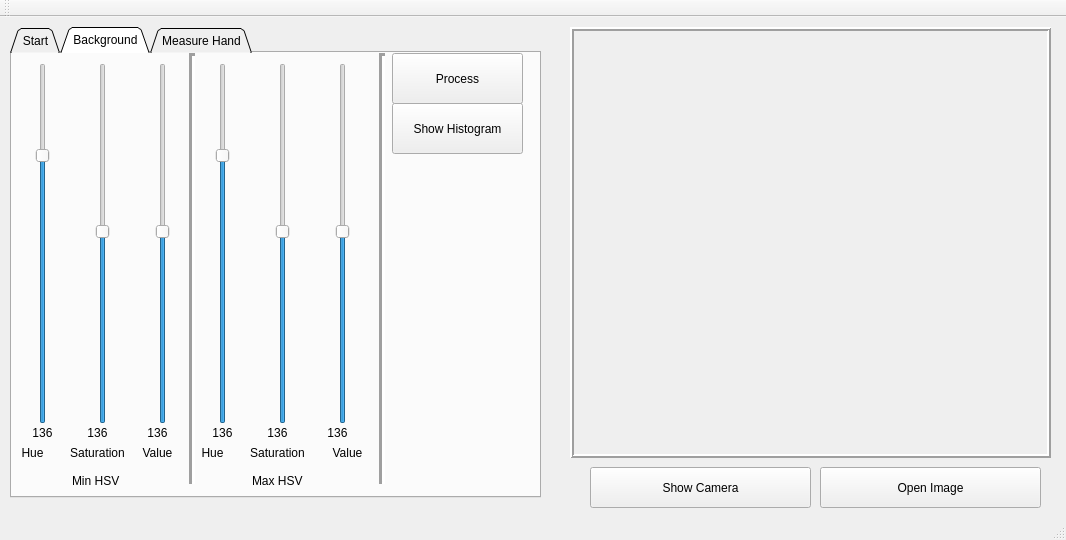
<?xml version="1.0" encoding="UTF-8"?>
<ui version="4.0">
 <class>MainWindow</class>
 <widget class="QMainWindow" name="MainWindow">
  <property name="geometry">
   <rect>
    <x>0</x>
    <y>0</y>
    <width>1066</width>
    <height>540</height>
   </rect>
  </property>
  <property name="windowTitle">
   <string>MainWindow</string>
  </property>
  <widget class="QWidget" name="centralWidget">
   <widget class="QLabel" name="label">
    <property name="geometry">
     <rect>
      <x>570</x>
      <y>10</y>
      <width>481</width>
      <height>431</height>
     </rect>
    </property>
    <property name="frameShape">
     <enum>QFrame::Box</enum>
    </property>
    <property name="frameShadow">
     <enum>QFrame::Raised</enum>
    </property>
    <property name="lineWidth">
     <number>2</number>
    </property>
    <property name="text">
     <string/>
    </property>
   </widget>
   <widget class="QPushButton" name="pushButton_Camera">
    <property name="geometry">
     <rect>
      <x>590</x>
      <y>450</y>
      <width>221</width>
      <height>41</height>
     </rect>
    </property>
    <property name="text">
     <string>Show Camera</string>
    </property>
   </widget>
   <widget class="QPushButton" name="pushButton_OpenImage">
    <property name="geometry">
     <rect>
      <x>820</x>
      <y>450</y>
      <width>221</width>
      <height>41</height>
     </rect>
    </property>
    <property name="text">
     <string>Open Image</string>
    </property>
   </widget>
   <widget class="QTabWidget" name="tabWidget">
    <property name="geometry">
     <rect>
      <x>10</x>
      <y>10</y>
      <width>531</width>
      <height>471</height>
     </rect>
    </property>
    <property name="tabShape">
     <enum>QTabWidget::Triangular</enum>
    </property>
    <property name="currentIndex">
     <number>1</number>
    </property>
    <widget class="QWidget" name="start">
     <attribute name="title">
      <string>Start</string>
     </attribute>
     <widget class="QLabel" name="label_2">
      <property name="geometry">
       <rect>
        <x>20</x>
        <y>20</y>
        <width>461</width>
        <height>151</height>
       </rect>
      </property>
      <property name="text">
       <string>&lt;html&gt;&lt;head/&gt;&lt;body&gt;&lt;p&gt;Welcome!&lt;br/&gt;&lt;/p&gt;&lt;p&gt;If this is your first time, click on the background tab and select your filter. Otherwise, you know what to do!&lt;/p&gt;&lt;/body&gt;&lt;/html&gt;</string>
      </property>
      <property name="textFormat">
       <enum>Qt::RichText</enum>
      </property>
      <property name="wordWrap">
       <bool>true</bool>
      </property>
     </widget>
    </widget>
    <widget class="QWidget" name="background">
     <attribute name="title">
      <string>Background</string>
     </attribute>
     <widget class="QLabel" name="label_Color5">
      <property name="geometry">
       <rect>
        <x>230</x>
        <y>390</y>
        <width>71</width>
        <height>21</height>
       </rect>
      </property>
      <property name="text">
       <string>&lt;html&gt;&lt;head/&gt;&lt;body&gt;&lt;p align=&quot;center&quot;&gt;Saturation&lt;/p&gt;&lt;/body&gt;&lt;/html&gt;</string>
      </property>
     </widget>
     <widget class="QLabel" name="label_MinValue">
      <property name="geometry">
       <rect>
        <x>120</x>
        <y>370</y>
        <width>51</width>
        <height>21</height>
       </rect>
      </property>
      <property name="text">
       <string>&lt;html&gt;&lt;head/&gt;&lt;body&gt;&lt;p align=&quot;center&quot;&gt;136&lt;/p&gt;&lt;/body&gt;&lt;/html&gt;</string>
      </property>
     </widget>
     <widget class="QLabel" name="label_MaxValue">
      <property name="geometry">
       <rect>
        <x>300</x>
        <y>370</y>
        <width>51</width>
        <height>21</height>
       </rect>
      </property>
      <property name="text">
       <string>&lt;html&gt;&lt;head/&gt;&lt;body&gt;&lt;p align=&quot;center&quot;&gt;136&lt;/p&gt;&lt;/body&gt;&lt;/html&gt;</string>
      </property>
     </widget>
     <widget class="QLabel" name="label_MinHue">
      <property name="geometry">
       <rect>
        <x>10</x>
        <y>370</y>
        <width>41</width>
        <height>21</height>
       </rect>
      </property>
      <property name="text">
       <string>&lt;html&gt;&lt;head/&gt;&lt;body&gt;&lt;p align=&quot;center&quot;&gt;136&lt;/p&gt;&lt;/body&gt;&lt;/html&gt;</string>
      </property>
     </widget>
     <widget class="QLabel" name="label_Color1">
      <property name="geometry">
       <rect>
        <x>0</x>
        <y>390</y>
        <width>41</width>
        <height>21</height>
       </rect>
      </property>
      <property name="text">
       <string>&lt;html&gt;&lt;head/&gt;&lt;body&gt;&lt;p align=&quot;center&quot;&gt;Hue&lt;/p&gt;&lt;/body&gt;&lt;/html&gt;</string>
      </property>
     </widget>
     <widget class="QLabel" name="label_MaxSat">
      <property name="geometry">
       <rect>
        <x>240</x>
        <y>370</y>
        <width>51</width>
        <height>21</height>
       </rect>
      </property>
      <property name="text">
       <string>&lt;html&gt;&lt;head/&gt;&lt;body&gt;&lt;p align=&quot;center&quot;&gt;136&lt;/p&gt;&lt;/body&gt;&lt;/html&gt;</string>
      </property>
     </widget>
     <widget class="QLabel" name="label_MinSat">
      <property name="geometry">
       <rect>
        <x>60</x>
        <y>370</y>
        <width>51</width>
        <height>21</height>
       </rect>
      </property>
      <property name="text">
       <string>&lt;html&gt;&lt;head/&gt;&lt;body&gt;&lt;p align=&quot;center&quot;&gt;136&lt;/p&gt;&lt;/body&gt;&lt;/html&gt;</string>
      </property>
     </widget>
     <widget class="QSlider" name="verticalSlider_MaxSat">
      <property name="geometry">
       <rect>
        <x>260</x>
        <y>10</y>
        <width>21</width>
        <height>361</height>
       </rect>
      </property>
      <property name="maximum">
       <number>255</number>
      </property>
      <property name="value">
       <number>136</number>
      </property>
      <property name="orientation">
       <enum>Qt::Vertical</enum>
      </property>
     </widget>
     <widget class="QLabel" name="label_Color6">
      <property name="geometry">
       <rect>
        <x>310</x>
        <y>390</y>
        <width>51</width>
        <height>21</height>
       </rect>
      </property>
      <property name="text">
       <string>&lt;html&gt;&lt;head/&gt;&lt;body&gt;&lt;p align=&quot;center&quot;&gt;Value&lt;/p&gt;&lt;/body&gt;&lt;/html&gt;</string>
      </property>
     </widget>
     <widget class="QLabel" name="label_Color2">
      <property name="geometry">
       <rect>
        <x>50</x>
        <y>390</y>
        <width>71</width>
        <height>21</height>
       </rect>
      </property>
      <property name="text">
       <string>&lt;html&gt;&lt;head/&gt;&lt;body&gt;&lt;p align=&quot;center&quot;&gt;Saturation&lt;/p&gt;&lt;/body&gt;&lt;/html&gt;</string>
      </property>
     </widget>
     <widget class="QSlider" name="verticalSlider_MaxValue">
      <property name="geometry">
       <rect>
        <x>320</x>
        <y>10</y>
        <width>21</width>
        <height>361</height>
       </rect>
      </property>
      <property name="maximum">
       <number>255</number>
      </property>
      <property name="value">
       <number>136</number>
      </property>
      <property name="orientation">
       <enum>Qt::Vertical</enum>
      </property>
     </widget>
     <widget class="QLabel" name="label_Max">
      <property name="geometry">
       <rect>
        <x>240</x>
        <y>420</y>
        <width>62</width>
        <height>16</height>
       </rect>
      </property>
      <property name="text">
       <string>Max HSV</string>
      </property>
     </widget>
     <widget class="QLabel" name="label_Color4">
      <property name="geometry">
       <rect>
        <x>180</x>
        <y>390</y>
        <width>41</width>
        <height>21</height>
       </rect>
      </property>
      <property name="text">
       <string>&lt;html&gt;&lt;head/&gt;&lt;body&gt;&lt;p align=&quot;center&quot;&gt;Hue&lt;/p&gt;&lt;/body&gt;&lt;/html&gt;</string>
      </property>
     </widget>
     <widget class="QSlider" name="verticalSlider_MinSat">
      <property name="geometry">
       <rect>
        <x>80</x>
        <y>10</y>
        <width>21</width>
        <height>361</height>
       </rect>
      </property>
      <property name="maximum">
       <number>255</number>
      </property>
      <property name="value">
       <number>136</number>
      </property>
      <property name="orientation">
       <enum>Qt::Vertical</enum>
      </property>
     </widget>
     <widget class="QLabel" name="label_Color3">
      <property name="geometry">
       <rect>
        <x>120</x>
        <y>390</y>
        <width>51</width>
        <height>21</height>
       </rect>
      </property>
      <property name="text">
       <string>&lt;html&gt;&lt;head/&gt;&lt;body&gt;&lt;p align=&quot;center&quot;&gt;Value&lt;/p&gt;&lt;/body&gt;&lt;/html&gt;</string>
      </property>
     </widget>
     <widget class="QSlider" name="verticalSlider_MinValue">
      <property name="geometry">
       <rect>
        <x>140</x>
        <y>10</y>
        <width>21</width>
        <height>361</height>
       </rect>
      </property>
      <property name="maximum">
       <number>255</number>
      </property>
      <property name="value">
       <number>136</number>
      </property>
      <property name="orientation">
       <enum>Qt::Vertical</enum>
      </property>
     </widget>
     <widget class="Line" name="line">
      <property name="geometry">
       <rect>
        <x>170</x>
        <y>0</y>
        <width>20</width>
        <height>431</height>
       </rect>
      </property>
      <property name="lineWidth">
       <number>3</number>
      </property>
      <property name="orientation">
       <enum>Qt::Vertical</enum>
      </property>
     </widget>
     <widget class="QSlider" name="verticalSlider_MinHue">
      <property name="geometry">
       <rect>
        <x>20</x>
        <y>10</y>
        <width>21</width>
        <height>361</height>
       </rect>
      </property>
      <property name="maximum">
       <number>180</number>
      </property>
      <property name="value">
       <number>136</number>
      </property>
      <property name="orientation">
       <enum>Qt::Vertical</enum>
      </property>
     </widget>
     <widget class="QLabel" name="label_MaxHue">
      <property name="geometry">
       <rect>
        <x>190</x>
        <y>370</y>
        <width>41</width>
        <height>21</height>
       </rect>
      </property>
      <property name="text">
       <string>&lt;html&gt;&lt;head/&gt;&lt;body&gt;&lt;p align=&quot;center&quot;&gt;136&lt;/p&gt;&lt;/body&gt;&lt;/html&gt;</string>
      </property>
     </widget>
     <widget class="QLabel" name="label_Min">
      <property name="geometry">
       <rect>
        <x>60</x>
        <y>420</y>
        <width>62</width>
        <height>16</height>
       </rect>
      </property>
      <property name="text">
       <string>Min HSV</string>
      </property>
     </widget>
     <widget class="QSlider" name="verticalSlider_MaxHue">
      <property name="geometry">
       <rect>
        <x>200</x>
        <y>10</y>
        <width>21</width>
        <height>361</height>
       </rect>
      </property>
      <property name="maximum">
       <number>180</number>
      </property>
      <property name="value">
       <number>136</number>
      </property>
      <property name="orientation">
       <enum>Qt::Vertical</enum>
      </property>
     </widget>
     <widget class="Line" name="line_3">
      <property name="geometry">
       <rect>
        <x>360</x>
        <y>0</y>
        <width>20</width>
        <height>431</height>
       </rect>
      </property>
      <property name="lineWidth">
       <number>3</number>
      </property>
      <property name="orientation">
       <enum>Qt::Vertical</enum>
      </property>
     </widget>
     <widget class="QPushButton" name="pushButton_Process">
      <property name="geometry">
       <rect>
        <x>380</x>
        <y>0</y>
        <width>131</width>
        <height>51</height>
       </rect>
      </property>
      <property name="text">
       <string>Process</string>
      </property>
     </widget>
     <widget class="QPushButton" name="pushButton_Histogram">
      <property name="geometry">
       <rect>
        <x>380</x>
        <y>50</y>
        <width>131</width>
        <height>51</height>
       </rect>
      </property>
      <property name="text">
       <string>Show Histogram</string>
      </property>
     </widget>
     <zorder>label_Color5</zorder>
     <zorder>label_MinValue</zorder>
     <zorder>label_MaxValue</zorder>
     <zorder>label_MinHue</zorder>
     <zorder>label_Color1</zorder>
     <zorder>label_MaxSat</zorder>
     <zorder>label_MinSat</zorder>
     <zorder>verticalSlider_MaxSat</zorder>
     <zorder>label_Color6</zorder>
     <zorder>label_Color2</zorder>
     <zorder>verticalSlider_MaxValue</zorder>
     <zorder>label_Max</zorder>
     <zorder>label_Color4</zorder>
     <zorder>verticalSlider_MinSat</zorder>
     <zorder>label_Color3</zorder>
     <zorder>verticalSlider_MinValue</zorder>
     <zorder>line</zorder>
     <zorder>verticalSlider_MinHue</zorder>
     <zorder>label_MaxHue</zorder>
     <zorder>label_Min</zorder>
     <zorder>verticalSlider_MaxHue</zorder>
     <zorder>label_Color5</zorder>
     <zorder>label_MinValue</zorder>
     <zorder>label_MaxValue</zorder>
     <zorder>label_MinHue</zorder>
     <zorder>label_Color1</zorder>
     <zorder>label_MaxSat</zorder>
     <zorder>label_MinSat</zorder>
     <zorder>verticalSlider_MaxSat</zorder>
     <zorder>label_Color6</zorder>
     <zorder>label_Color2</zorder>
     <zorder>verticalSlider_MaxValue</zorder>
     <zorder>label_Max</zorder>
     <zorder>label_Color4</zorder>
     <zorder>verticalSlider_MinSat</zorder>
     <zorder>label_Color3</zorder>
     <zorder>verticalSlider_MinValue</zorder>
     <zorder>line</zorder>
     <zorder>verticalSlider_MinHue</zorder>
     <zorder>label_MaxHue</zorder>
     <zorder>label_Min</zorder>
     <zorder>verticalSlider_MaxHue</zorder>
     <zorder>line_3</zorder>
     <zorder>pushButton_Process</zorder>
     <zorder>pushButton_Histogram</zorder>
    </widget>
    <widget class="QWidget" name="measure">
     <attribute name="title">
      <string>Measure Hand</string>
     </attribute>
     <widget class="QLabel" name="label_4">
      <property name="geometry">
       <rect>
        <x>300</x>
        <y>10</y>
        <width>200</width>
        <height>200</height>
       </rect>
      </property>
      <property name="frameShape">
       <enum>QFrame::Box</enum>
      </property>
      <property name="frameShadow">
       <enum>QFrame::Raised</enum>
      </property>
      <property name="lineWidth">
       <number>2</number>
      </property>
      <property name="text">
       <string/>
      </property>
     </widget>
     <widget class="QTextBrowser" name="textBrowser">
      <property name="geometry">
       <rect>
        <x>10</x>
        <y>10</y>
        <width>256</width>
        <height>411</height>
       </rect>
      </property>
     </widget>
    </widget>
   </widget>
  </widget>
  <widget class="QToolBar" name="mainToolBar">
   <attribute name="toolBarArea">
    <enum>TopToolBarArea</enum>
   </attribute>
   <attribute name="toolBarBreak">
    <bool>false</bool>
   </attribute>
  </widget>
  <widget class="QStatusBar" name="statusBar"/>
 </widget>
 <layoutdefault spacing="6" margin="11"/>
 <resources/>
 <connections/>
</ui>
